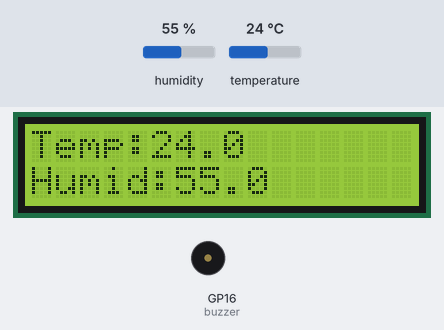
The program below on a simulated Raspberry Pi Pico running MicroPython. Parts: 16×2 character LCD, buzzer (waves = sounding). The inputs (shaded band) are chosen by the test bench; at power-on: humidity 55 %, temperature 24 °C.

Above: at 1.8 s.
1.9 s: humidity set to 31 %
At 4.6 s:
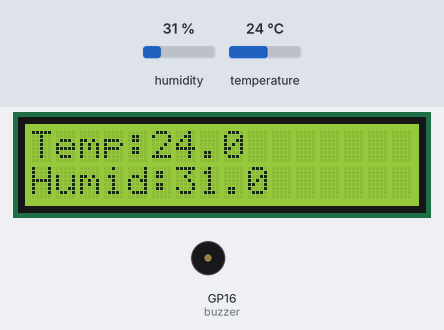
4.9 s: humidity set to 28 %
At 9.3 s:
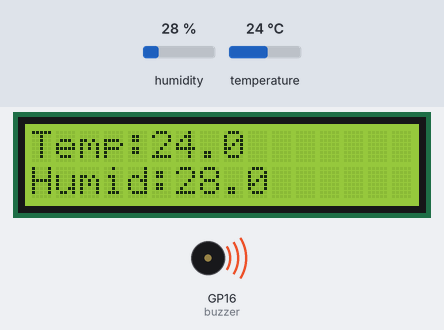
10.2 s: temperature set to 12 °C
At 13.3 s:
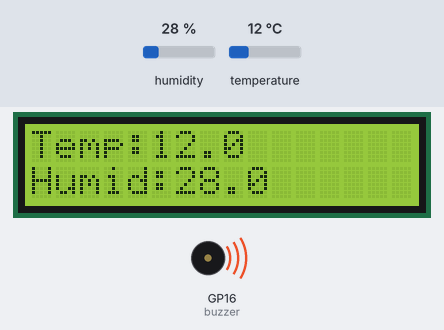
13.6 s: temperature set to 19 °C
At 17.4 s:
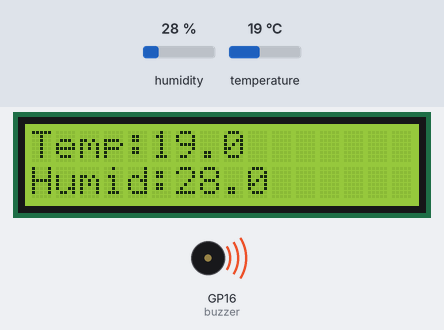
Timing chart, 0 to 18.9 s (numbered marks = the images above; inputs shaded):
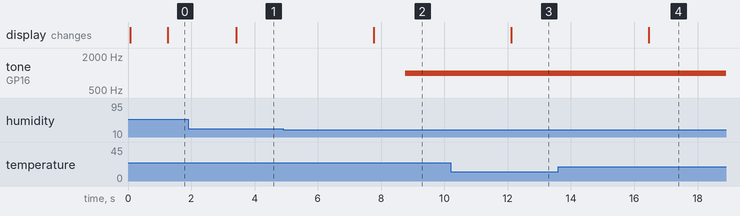

The program:

dht20_alarm.py
```python
from lcd1602 import LCD1602
from dht20 import DHT20
from machine import I2C,Pin,ADC,PWM
from utime import sleep
i2c0 = I2C(0)#DHT20
i2c1 = I2C(1)#LCD
dht20 = DHT20(i2c0)
d = LCD1602(i2c1, 2, 16)
d.display()
buzzer = PWM(Pin(16))

while True:
    temper = dht20.dht20_temperature()
    humidity = dht20.dht20_humidity()
    sleep(1)
    d.clear()
    d.setCursor(0,0)
    d.print("Temp:"+str(temper))
    d.setCursor(0,1)
    d.print("Humid:"+str(humidity))
    sleep(1)

    if temper >30 or humidity <30:
        buzzer.freq(1000)
        buzzer.duty_u16(1000)
    else:
        buzzer.duty_u16(0)#close
```

Measured:
- the behaviour switches between 30 and 29 % on humidity (found by bisection; images 1 and 2)
- after the input at 1.9 s, the display: changes after 1.5 s (image 1)
- after the input at 4.9 s, tone on GP16 (buzzer): silent → 1000 Hz after 3.9 s; the display: changes after 2.9 s (image 2)
- after the input at 10.2 s, the display: changes after 1.9 s (image 3)
- after the input at 13.6 s, the display: changes after 2.9 s (image 4)
